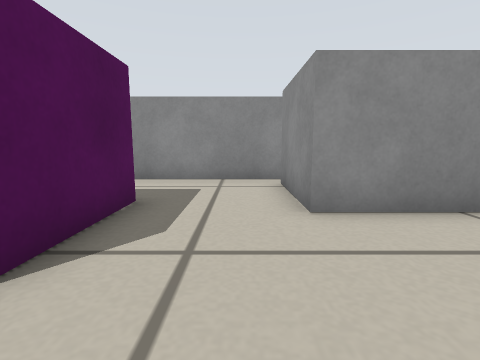
view 1 (above)

20 first-person views from a walk through a world built for the Player/Stage simulator. The camera is 0.27 m above the floor, tilts 8° down and sees 85° across. Floor lines are 1 m apart. The floor is counted in squares, 0.25 m on a side. Each view is taken from the middle of a square. On the plan, view 1 faces up. The plan holds only what a view shows up to about 11 squares ahead; the rest is blank. Robots are left out.

view 2
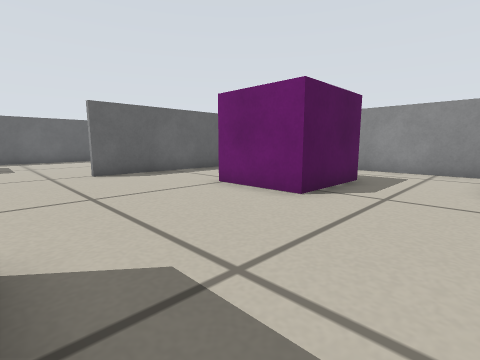

view 3
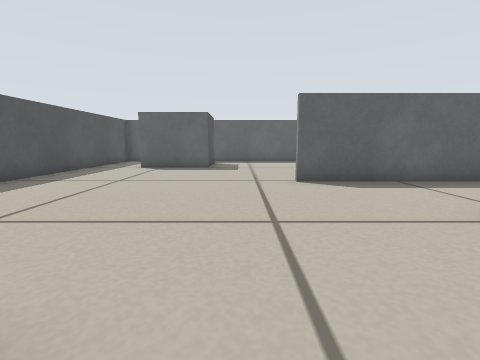

view 4
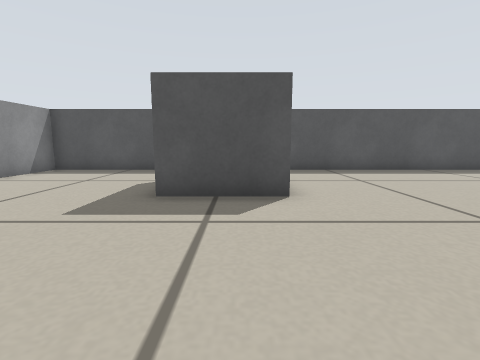

view 5
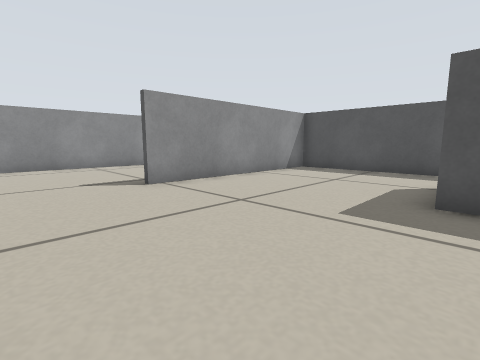

view 6
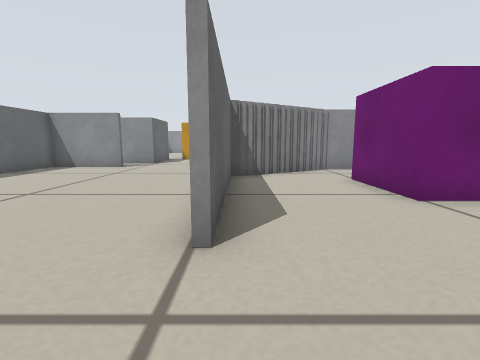

view 7
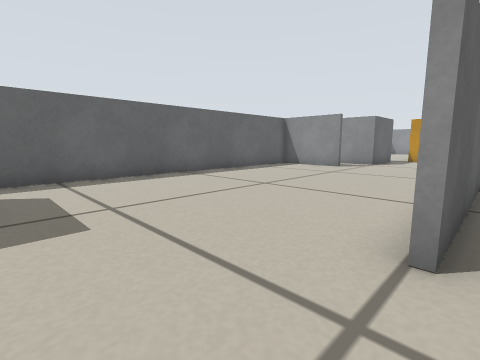

view 8
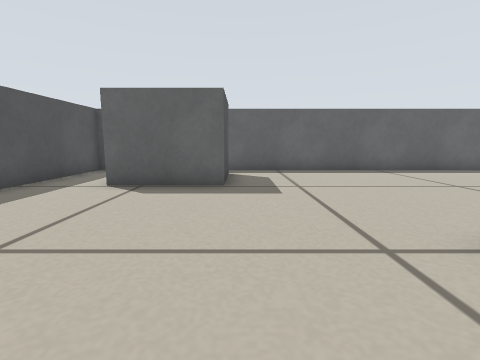

view 9
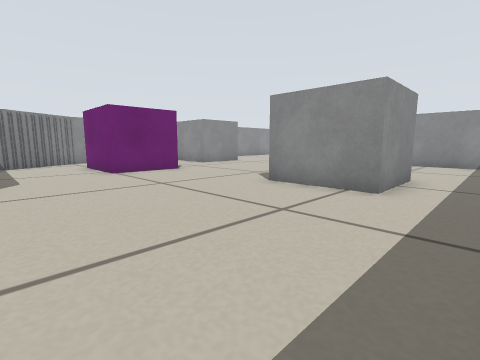

view 10
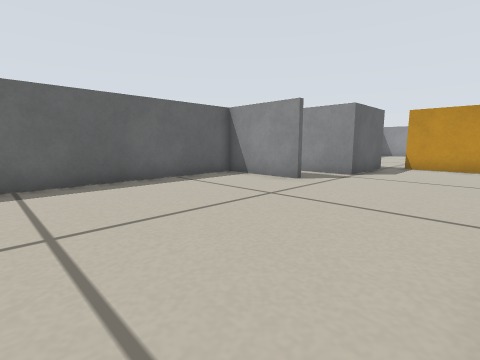

view 11
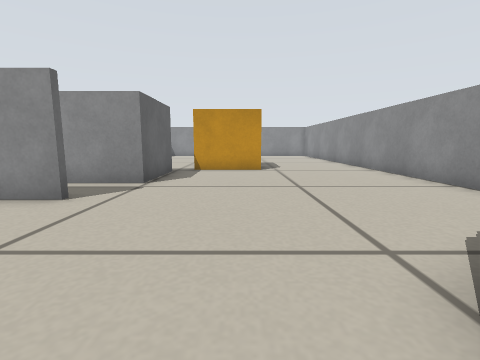

view 12
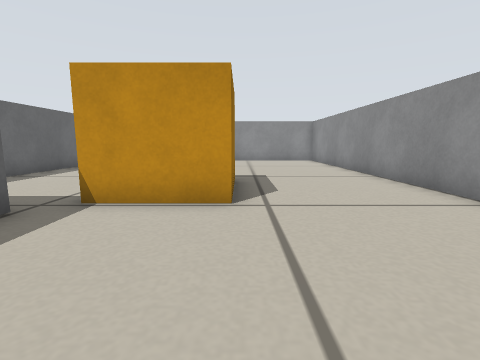

view 13
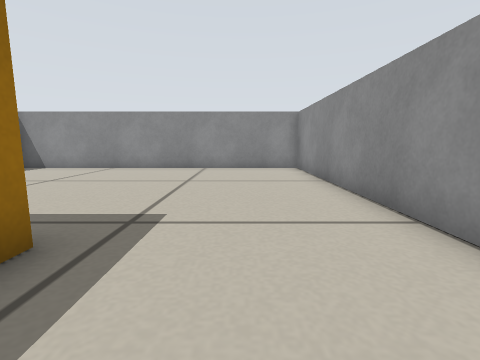

view 14
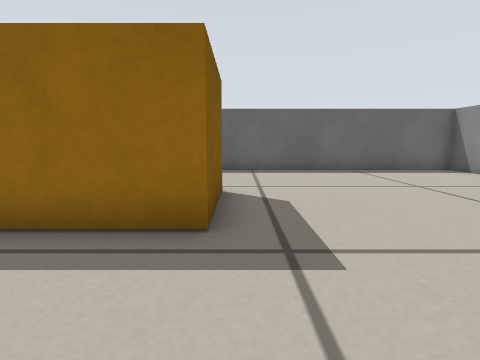

view 15
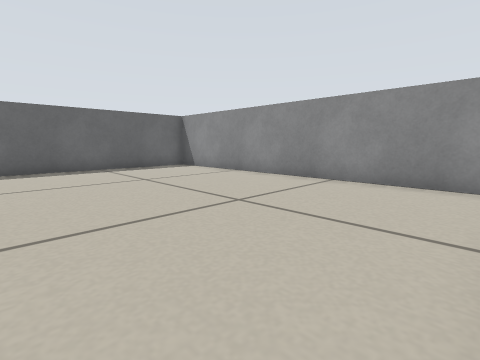

view 16
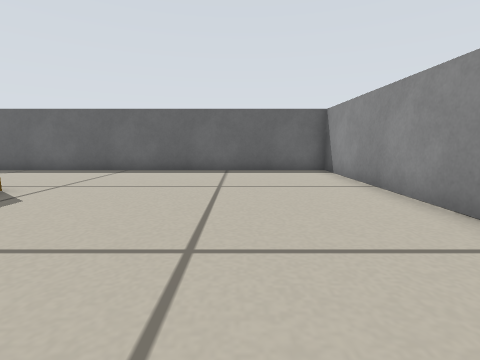

view 17
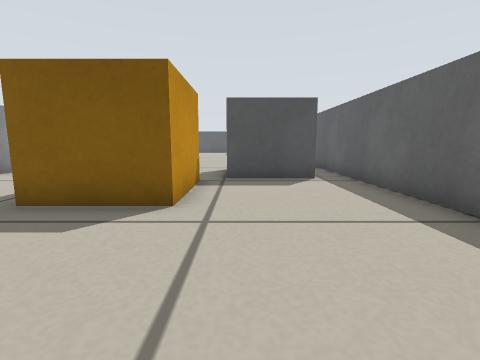

view 18
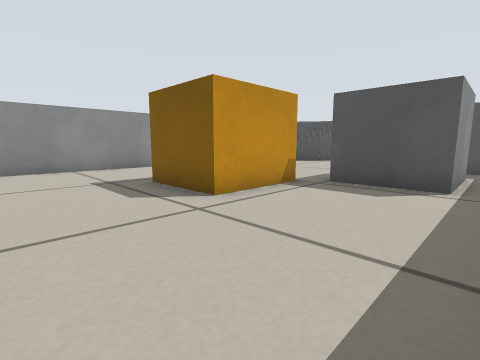

view 19
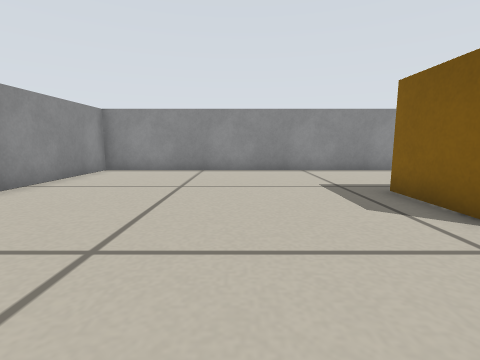

view 20
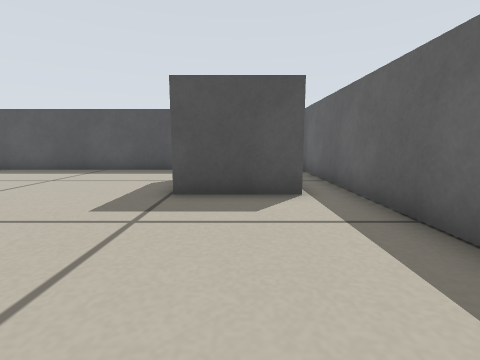

### Floor plan
Key: @ floor where view 1 was taken; # wall or solid block; . floor; B magenta box; R orange box.
Columns run from 17 left of view 1 to 13 right of it. Each row starts with its distance up from view 1.
 27 ##############
 26 #............#
 25 #............#
 24 #............#
 23 #............#
 22 #............#
 21 #............#
 20 #............#
 19 #............#
 18 #............#
 17 #....RRRR....#
 16 #....R  R....#
 15 #....RRRR....#
 14 #.###........#
 13 #.###........#
 12 #.###........#
 11 #.###........#
 10 # ...........#
  9 ####.........#
  8 #...........#######
  7 #.........###.....#
  6 #........##... ...#
  5 #........#...B B..#
  4 #........#..B  B..####
  3 #........#..B  B.....
  2 #........#..BBBB............
  1 #........#....................#
  0 #........#.......@............#
 -1 #.............................#
 -2 #.......................#.....
 -3 #..............###......#
 -4 #.###..........# ##.....#
 -5 #.  #..........#  #.....#
 -6 #.  #..........####.....#
 -7 #. .....................#
 -8 #.......................#
 -9 ###############   #######

Positions as (right, up) in squares from view 1, and headings:
1: (0, 0), facing up
2: (1, -3), facing up-left
3: (-1, -2), facing left
4: (-1, 2), facing down
5: (0, 2), facing down-right
6: (-8, -3), facing up
7: (-8, -3), facing up-left
8: (-6, -3), facing left
9: (-8, -8), facing up-right
10: (-9, 2), facing up-left
11: (-10, 4), facing up
12: (-9, 10), facing up
13: (-7, 15), facing up
14: (-6, 18), facing left
15: (-5, 19), facing up-left
16: (-6, 23), facing left
17: (-13, 22), facing down
18: (-16, 21), facing down-right
19: (-15, 21), facing right
20: (-14, 2), facing down
